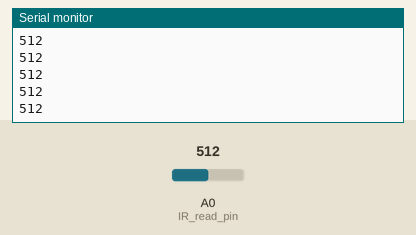
Bench run of a sketch on a simulated Arduino Uno, built with avr-gcc and run on an emulated ATmega328P. Parts: the last lines printed to the serial monitor. Inputs (shaded band) come from the test bench; at power-on: A0 (IR_read_pin) = 512.

Above: at 1.2 s.
1.3 s: A0 (IR_read_pin) set to 716
At 1.31 s:
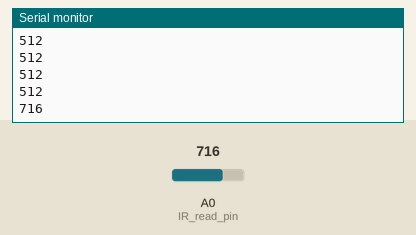
2.8 s: A0 (IR_read_pin) set to 900
At 2.81 s:
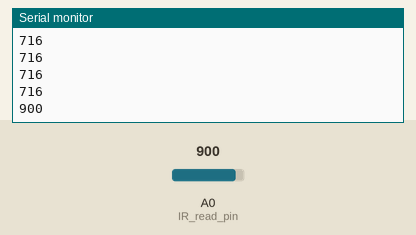
Timing chart, 0 to 5.8 s (numbered marks = the images above; inputs shaded):
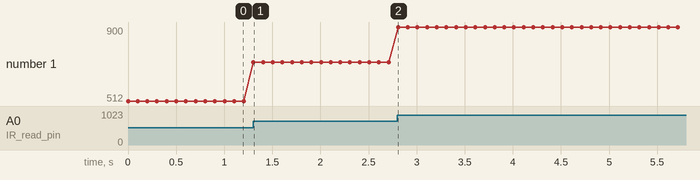

Measured:
- after the input at 1.3 s, the serial monitor: prints a new line at once (image 1)
- after the input at 2.8 s, the serial monitor: prints a new line at once (image 2)
- plotted number 1: 512 → 716 after the input at 1.3 s, 716 → 900 after the input at 2.8 s

The sketch:

InfraredControlTest.ino
```cpp
const int IR_read_pin = A0;

void setup(){
  pinMode(IR_read_pin, INPUT);
  Serial.begin(9600);
}

void loop(){
  int read_val = analogRead(IR_read_pin);
  Serial.println(read_val);
  delay(100);
}
```
